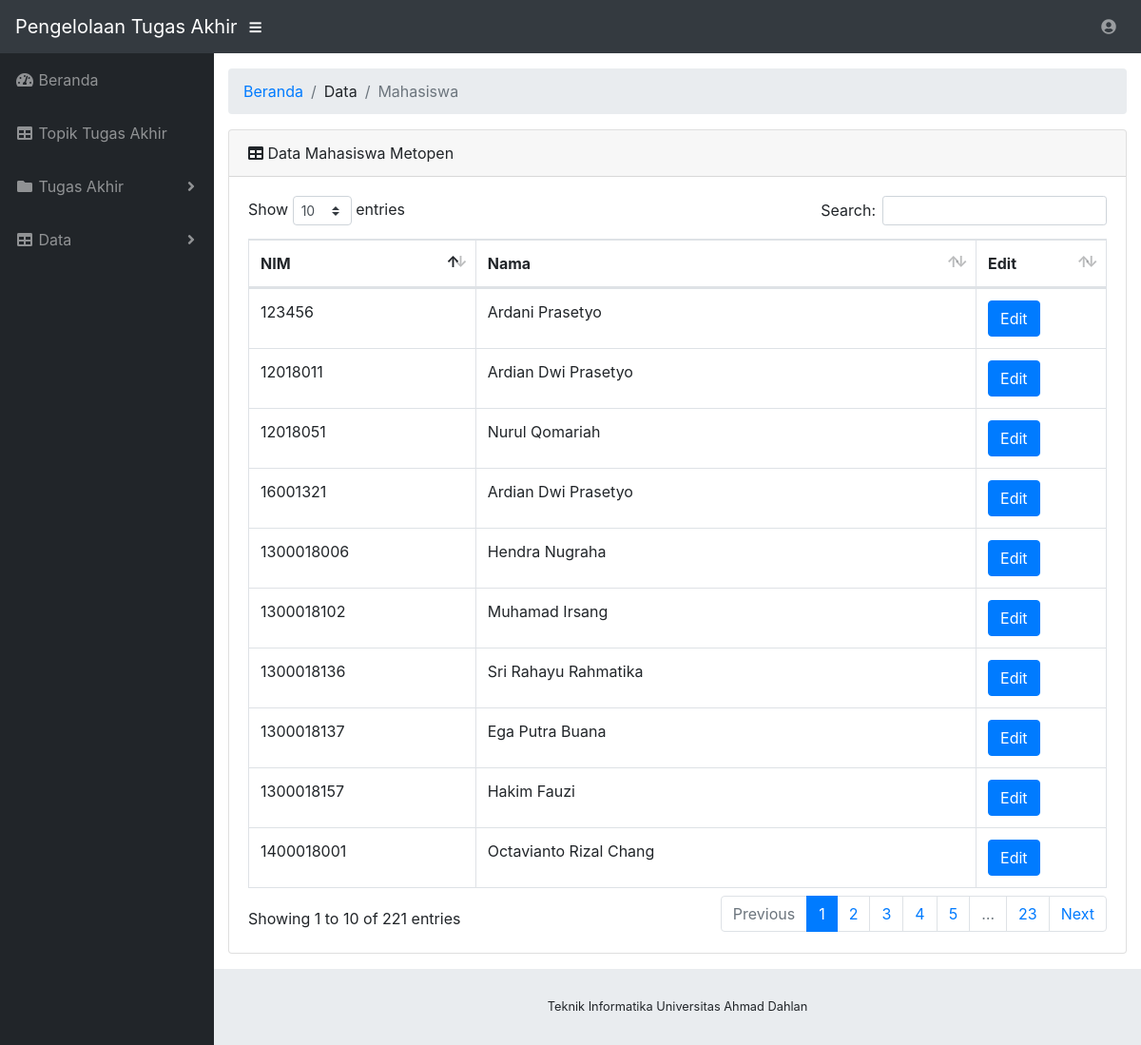
Page /cek_mhs.php on the committed database.
### tables this page shows
CREATE TABLE `mahasiswa` (
  `nim` varchar(12) NOT NULL,
  `nama_mhs` char(60) NOT NULL
);

### cek_mhs.php (the view, shortened to what this page needs)
<!DOCTYPE html>
<html lang="en">
<head>
  <link href="vendor/fontawesome-free/css/all.min.css" rel="stylesheet" type="text/css">
  <link href="vendor/datatables/dataTables.bootstrap4.css" rel="stylesheet">
  <link href="css/sb-admin.css" rel="stylesheet">
</head>
<body id="page-top">
  <?php
  require "navbar.php";
  ?>
  <div id="wrapper">
    <?php
    require "sidebar.php";
    ?>
    <div id="content-wrapper">
      <div class="container-fluid">
        <ol class="breadcrumb">
          <li class="breadcrumb-item">
            <a href="index.php">Beranda</a>
          </li>
          <li class="breadcrumb-item">Data</li>
          <li class="breadcrumb-item active">Mahasiswa</li>
        </ol>
        <div class="card mb-3">
          <div class="card-header">
            <i class="fas fa-table"></i>
            Data Mahasiswa Metopen</div>
          <div class="card-body">
            <div class="table-responsive">
              <table class="table table-bordered" id="dataTable" width="100%" cellspacing="0">
                <thead>
                  <tr>
                    <th>NIM</th>
                    <th>Nama</th>
                    <th>Edit</th>
                  </tr>
                </thead>
                <tbody>
                 <?php
                 include "koneksi.php";
                   $hasil=mysqli_query ($konek_db, "SELECT * FROM mahasiswa");
                   while ($data=mysqli_fetch_array($hasil)) {
                     echo "
                    <tr>
                       <td>$data[nim]</td>
                       <td>$data[nama_mhs]</td>
                       <td><a href='editmhs.php?nim=$data[nim]' type='button' class='btn btn-primary btn-md'>Edit</a></td>
                         </tr>"; }
                 ?>
                </tbody>
              </table>
            </div>
          </div>
        </div>
      </div>
      <?php
      require "footer.php";
       ?>
    </div>
  </div>
</body>
</html>

### rows in the picture
mahasiswa: nim "12018011", nama_mhs "Ardian Dwi Prasetyo"
mahasiswa: nim "12018051", nama_mhs "Nurul Qomariah"
mahasiswa: nim "123456", nama_mhs "Ardani Prasetyo"
mahasiswa: nim "1300018006", nama_mhs "Hendra Nugraha"
mahasiswa: nim "1300018102", nama_mhs "Muhamad Irsang"
mahasiswa: nim "1300018136", nama_mhs "Sri Rahayu Rahmatika"
mahasiswa: nim "1300018137", nama_mhs "Ega Putra Buana"
mahasiswa: nim "1300018157", nama_mhs "Hakim Fauzi"
mahasiswa: nim "1400018001", nama_mhs "Octavianto Rizal Chang"
mahasiswa: nim "16001321", nama_mhs "Ardian Dwi Prasetyo"
